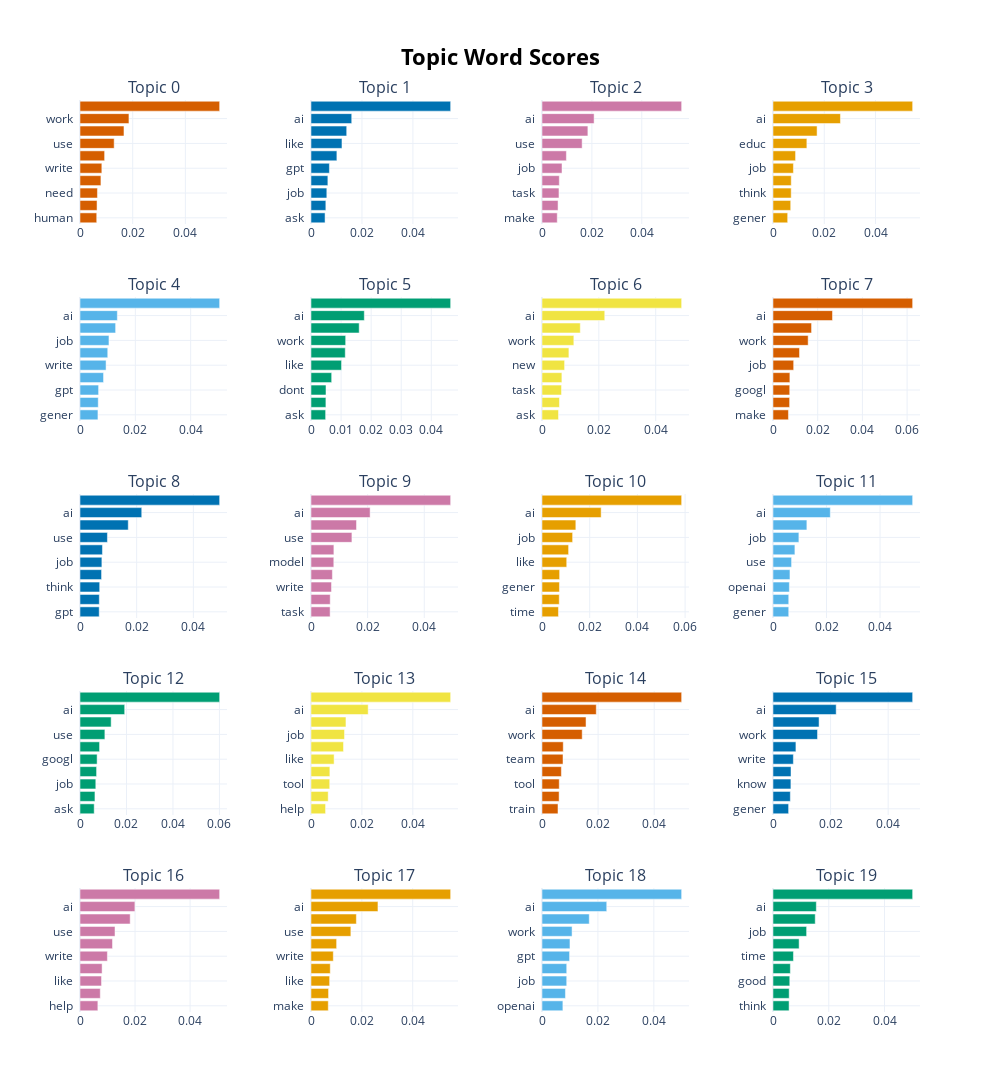

Here is the notebook cell this chart was saved with:
### Code cell
visualize_barchart(tweets_btm, topic_top_word, n_words=20)

### Figure 1 — Plotly figure (JSON) as saved in the notebook; plotly's stock layout.template omitted (floating-point values rounded to 4 significant figures)
{"data": [{"marker": {"color": "#D55E00"}, "orientation": "h", "type": "bar", "x": [0.00635, 0.006469, 0.006623, 0.00794, 0.00829, 0.009342, 0.01297, 0.01669, 0.01858, 0.05301], "xaxis": "x", "y": ["human  ", "ask  ", "need  ", "openai  ", "write  ", "job  ", "use  ", "ai  ", "work  ", "chatgpt  "], "yaxis": "y"}, {"marker": {"color": "#0072B2"}, "orientation": "h", "type": "bar", "x": [0.005519, 0.005823, 0.006211, 0.006621, 0.007223, 0.01016, 0.01215, 0.01401, 0.01598, 0.05481], "xaxis": "x2", "y": ["ask  ", "team  ", "job  ", "look  ", "gpt  ", "use  ", "like  ", "work  ", "ai  ", "chatgpt  "], "yaxis": "y2"}, {"marker": {"color": "#CC79A7"}, "orientation": "h", "type": "bar", "x": [0.006113, 0.006436, 0.006805, 0.00694, 0.008028, 0.00978, 0.01609, 0.0184, 0.02089, 0.05599], "xaxis": "x3", "y": ["make  ", "educ  ", "task  ", "help  ", "job  ", "like  ", "use  ", "work  ", "ai  ", "chatgpt  "], "yaxis": "y3"}, {"marker": {"color": "#E69F00"}, "orientation": "h", "type": "bar", "x": [0.005728, 0.006911, 0.007102, 0.007115, 0.007968, 0.008802, 0.01321, 0.0172, 0.02631, 0.05448], "xaxis": "x4", "y": ["gener  ", "intellig  ", "think  ", "write  ", "job  ", "use  ", "educ  ", "work  ", "ai  ", "chatgpt  "], "yaxis": "y4"}, {"marker": {"color": "#56B4E9"}, "orientation": "h", "type": "bar", "x": [0.006483, 0.006595, 0.006725, 0.008508, 0.009423, 0.01003, 0.01047, 0.01288, 0.0135, 0.05048], "xaxis": "x5", "y": ["gener  ", "make  ", "gpt  ", "like  ", "write  ", "use  ", "job  ", "work  ", "ai  ", "chatgpt  "], "yaxis": "y5"}, {"marker": {"color": "#009E73"}, "orientation": "h", "type": "bar", "x": [0.004863, 0.004954, 0.004985, 0.006874, 0.01016, 0.01139, 0.01153, 0.01602, 0.01772, 0.04643], "xaxis": "x6", "y": ["ask  ", "task  ", "dont  ", "make  ", "like  ", "use  ", "work  ", "job  ", "ai  ", "chatgpt  "], "yaxis": "y6"}, {"marker": {"color": "#F0E442"}, "orientation": "h", "type": "bar", "x": [0.005811, 0.006143, 0.006872, 0.006997, 0.007952, 0.009466, 0.0112, 0.01347, 0.02208, 0.04914], "xaxis": "x7", "y": ["ask  ", "learn  ", "task  ", "like  ", "new  ", "use  ", "work  ", "job  ", "ai  ", "chatgpt  "], "yaxis": "y7"}, {"marker": {"color": "#D55E00"}, "orientation": "h", "type": "bar", "x": [0.006913, 0.007434, 0.007485, 0.007556, 0.009247, 0.01187, 0.01573, 0.01725, 0.02662, 0.06249], "xaxis": "x8", "y": ["make  ", "gener  ", "googl  ", "creat  ", "job  ", "like  ", "work  ", "use  ", "ai  ", "chatgpt  "], "yaxis": "y8"}, {"marker": {"color": "#0072B2"}, "orientation": "h", "type": "bar", "x": [0.00678, 0.006813, 0.006946, 0.007608, 0.007722, 0.00792, 0.009679, 0.01703, 0.02178, 0.04928], "xaxis": "x9", "y": ["gpt  ", "human  ", "think  ", "like  ", "job  ", "time  ", "use  ", "work  ", "ai  ", "chatgpt  "], "yaxis": "y9"}, {"marker": {"color": "#CC79A7"}, "orientation": "h", "type": "bar", "x": [0.006754, 0.006788, 0.007242, 0.007553, 0.008054, 0.008085, 0.01445, 0.01607, 0.02088, 0.04932], "xaxis": "x10", "y": ["task  ", "data  ", "write  ", "train  ", "model  ", "languag  ", "use  ", "work  ", "ai  ", "chatgpt  "], "yaxis": "y10"}, {"marker": {"color": "#E69F00"}, "orientation": "h", "type": "bar", "x": [0.006903, 0.007237, 0.007317, 0.007389, 0.01037, 0.01115, 0.01283, 0.01418, 0.0248, 0.05855], "xaxis": "x11", "y": ["time  ", "way  ", "gener  ", "openai  ", "like  ", "use  ", "job  ", "work  ", "ai  ", "chatgpt  "], "yaxis": "y11"}, {"marker": {"color": "#56B4E9"}, "orientation": "h", "type": "bar", "x": [0.005877, 0.005879, 0.006112, 0.006336, 0.006942, 0.008181, 0.009669, 0.01265, 0.02141, 0.05218], "xaxis": "x12", "y": ["gener  ", "peopl  ", "openai  ", "like  ", "use  ", "new  ", "job  ", "work  ", "ai  ", "chatgpt  "], "yaxis": "y12"}, {"marker": {"color": "#009E73"}, "orientation": "h", "type": "bar", "x": [0.00611, 0.006432, 0.0068, 0.007136, 0.007361, 0.008419, 0.01071, 0.0134, 0.01922, 0.06009], "xaxis": "x13", "y": ["ask  ", "creat  ", "job  ", "like  ", "googl  ", "educ  ", "use  ", "work  ", "ai  ", "chatgpt  "], "yaxis": "y13"}, {"marker": {"color": "#F0E442"}, "orientation": "h", "type": "bar", "x": [0.005723, 0.006752, 0.007356, 0.007409, 0.009079, 0.01277, 0.01317, 0.01373, 0.02247, 0.05486], "xaxis": "x14", "y": ["help  ", "task  ", "tool  ", "make  ", "like  ", "work  ", "job  ", "use  ", "ai  ", "chatgpt  "], "yaxis": "y14"}, {"marker": {"color": "#D55E00"}, "orientation": "h", "type": "bar", "x": [0.005702, 0.0061, 0.006149, 0.006909, 0.007487, 0.007576, 0.01433, 0.0157, 0.01936, 0.04979], "xaxis": "x15", "y": ["train  ", "creat  ", "tool  ", "gener  ", "team  ", "job  ", "work  ", "use  ", "ai  ", "chatgpt  "], "yaxis": "y15"}, {"marker": {"color": "#0072B2"}, "orientation": "h", "type": "bar", "x": [0.005424, 0.006023, 0.006219, 0.006259, 0.007078, 0.007962, 0.01547, 0.016, 0.02195, 0.04852], "xaxis": "x16", "y": ["gener  ", "like  ", "know  ", "gpt  ", "write  ", "job  ", "work  ", "use  ", "ai  ", "chatgpt  "], "yaxis": "y16"}, {"marker": {"color": "#CC79A7"}, "orientation": "h", "type": "bar", "x": [0.006489, 0.007368, 0.007816, 0.008026, 0.009948, 0.0118, 0.01272, 0.01823, 0.01995, 0.05073], "xaxis": "x17", "y": ["help  ", "tool  ", "like  ", "make  ", "write  ", "job  ", "use  ", "work  ", "ai  ", "chatgpt  "], "yaxis": "y17"}, {"marker": {"color": "#E69F00"}, "orientation": "h", "type": "bar", "x": [0.006794, 0.006906, 0.007325, 0.007572, 0.008769, 0.01007, 0.01567, 0.01784, 0.02633, 0.05491], "xaxis": "x18", "y": ["make  ", "gener  ", "like  ", "educ  ", "write  ", "job  ", "use  ", "work  ", "ai  ", "chatgpt  "], "yaxis": "y18"}, {"marker": {"color": "#56B4E9"}, "orientation": "h", "type": "bar", "x": [0.007467, 0.008385, 0.008837, 0.008839, 0.009859, 0.01, 0.01075, 0.0169, 0.02315, 0.04994], "xaxis": "x19", "y": ["openai  ", "like  ", "job  ", "task  ", "gpt  ", "gener  ", "work  ", "use  ", "ai  ", "chatgpt  "], "yaxis": "y19"}, {"marker": {"color": "#009E73"}, "orientation": "h", "type": "bar", "x": [0.005767, 0.005802, 0.006015, 0.006224, 0.007333, 0.009363, 0.01205, 0.01515, 0.01554, 0.05008], "xaxis": "x20", "y": ["think  ", "alreadi  ", "good  ", "task  ", "time  ", "like  ", "job  ", "work  ", "ai  ", "chatgpt  "], "yaxis": "y20"}], "layout": {"annotations": [{"font": {"size": 16}, "showarrow": false, "text": "Topic 0", "x": 0.0875, "xanchor": "center", "xref": "paper", "y": 1.0, "yanchor": "bottom", "yref": "paper"}, {"font": {"size": 16}, "showarrow": false, "text": "Topic 1", "x": 0.3625, "xanchor": "center", "xref": "paper", "y": 1.0, "yanchor": "bottom", "yref": "paper"}, {"font": {"size": 16}, "showarrow": false, "text": "Topic 2", "x": 0.6375, "xanchor": "center", "xref": "paper", "y": 1.0, "yanchor": "bottom", "yref": "paper"}, {"font": {"size": 16}, "showarrow": false, "text": "Topic 3", "x": 0.9125, "xanchor": "center", "xref": "paper", "y": 1.0, "yanchor": "bottom", "yref": "paper"}, {"font": {"size": 16}, "showarrow": false, "text": "Topic 4", "x": 0.0875, "xanchor": "center", "xref": "paper", "y": 0.784, "yanchor": "bottom", "yref": "paper"}, {"font": {"size": 16}, "showarrow": false, "text": "Topic 5", "x": 0.3625, "xanchor": "center", "xref": "paper", "y": 0.784, "yanchor": "bottom", "yref": "paper"}, {"font": {"size": 16}, "showarrow": false, "text": "Topic 6", "x": 0.6375, "xanchor": "center", "xref": "paper", "y": 0.784, "yanchor": "bottom", "yref": "paper"}, {"font": {"size": 16}, "showarrow": false, "text": "Topic 7", "x": 0.9125, "xanchor": "center", "xref": "paper", "y": 0.784, "yanchor": "bottom", "yref": "paper"}, {"font": {"size": 16}, "showarrow": false, "text": "Topic 8", "x": 0.0875, "xanchor": "center", "xref": "paper", "y": 0.568, "yanchor": "bottom", "yref": "paper"}, {"font": {"size": 16}, "showarrow": false, "text": "Topic 9", "x": 0.3625, "xanchor": "center", "xref": "paper", "y": 0.568, "yanchor": "bottom", "yref": "paper"}, {"font": {"size": 16}, "showarrow": false, "text": "Topic 10", "x": 0.6375, "xanchor": "center", "xref": "paper", "y": 0.568, "yanchor": "bottom", "yref": "paper"}, {"font": {"size": 16}, "showarrow": false, "text": "Topic 11", "x": 0.9125, "xanchor": "center", "xref": "paper", "y": 0.568, "yanchor": "bottom", "yref": "paper"}, {"font": {"size": 16}, "showarrow": false, "text": "Topic 12", "x": 0.0875, "xanchor": "center", "xref": "paper", "y": 0.352, "yanchor": "bottom", "yref": "paper"}, {"font": {"size": 16}, "showarrow": false, "text": "Topic 13", "x": 0.3625, "xanchor": "center", "xref": "paper", "y": 0.352, "yanchor": "bottom", "yref": "paper"}, {"font": {"size": 16}, "showarrow": false, "text": "Topic 14", "x": 0.6375, "xanchor": "center", "xref": "paper", "y": 0.352, "yanchor": "bottom", "yref": "paper"}, {"font": {"size": 16}, "showarrow": false, "text": "Topic 15", "x": 0.9125, "xanchor": "center", "xref": "paper", "y": 0.352, "yanchor": "bottom", "yref": "paper"}, {"font": {"size": 16}, "showarrow": false, "text": "Topic 16", "x": 0.0875, "xanchor": "center", "xref": "paper", "y": 0.136, "yanchor": "bottom", "yref": "paper"}, {"font": {"size": 16}, "showarrow": false, "text": "Topic 17", "x": 0.3625, "xanchor": "center", "xref": "paper", "y": 0.136, "yanchor": "bottom", "yref": "paper"}, {"font": {"size": 16}, "showarrow": false, "text": "Topic 18", "x": 0.6375, "xanchor": "center", "xref": "paper", "y": 0.136, "yanchor": "bottom", "yref": "paper"}, {"font": {"size": 16}, "showarrow": false, "text": "Topic 19", "x": 0.9125, "xanchor": "center", "xref": "paper", "y": 0.136, "yanchor": "bottom", "yref": "paper"}], "height": 1250, "hoverlabel": {"bgcolor": "white", "font": {"family": "Rockwell", "size": 16}}, "showlegend": false, "title": {"font": {"color": "Black", "size": 22}, "text": "<b>Topic Word Scores</b>", "x": 0.5, "xanchor": "center", "yanchor": "top"}, "width": 1000, "xaxis": {"anchor": "y", "domain": [0, 0.175], "showgrid": true}, "xaxis10": {"anchor": "y10", "domain": [0.275, 0.45], "showgrid": true}, "xaxis11": {"anchor": "y11", "domain": [0.55, 0.725], "showgrid": true}, "xaxis12": {"anchor": "y12", "domain": [0.825, 1], "showgrid": true}, "xaxis13": {"anchor": "y13", "domain": [0, 0.175], "showgrid": true}, "xaxis14": {"anchor": "y14", "domain": [0.275, 0.45], "showgrid": true}, "xaxis15": {"anchor": "y15", "domain": [0.55, 0.725], "showgrid": true}, "xaxis16": {"anchor": "y16", "domain": [0.825, 1], "showgrid": true}, "xaxis17": {"anchor": "y17", "domain": [0, 0.175], "showgrid": true}, "xaxis18": {"anchor": "y18", "domain": [0.275, 0.45], "showgrid": true}, "xaxis19": {"anchor": "y19", "domain": [0.55, 0.725], "showgrid": true}, "xaxis2": {"anchor": "y2", "domain": [0.275, 0.45], "showgrid": true}, "xaxis20": {"anchor": "y20", "domain": [0.825, 1], "showgrid": true}, "xaxis3": {"anchor": "y3", "domain": [0.55, 0.725], "showgrid": true}, "xaxis4": {"anchor": "y4", "domain": [0.825, 1], "showgrid": true}, "xaxis5": {"anchor": "y5", "domain": [0, 0.175], "showgrid": true}, "xaxis6": {"anchor": "y6", "domain": [0.275, 0.45], "showgrid": true}, "xaxis7": {"anchor": "y7", "domain": [0.55, 0.725], "showgrid": true}, "xaxis8": {"anchor": "y8", "domain": [0.825, 1], "showgrid": true}, "xaxis9": {"anchor": "y9", "domain": [0, 0.175], "showgrid": true}, "yaxis": {"anchor": "x", "domain": [0.864, 1.0], "showgrid": true}, "yaxis10": {"anchor": "x10", "domain": [0.432, 0.568], "showgrid": true}, "yaxis11": {"anchor": "x11", "domain": [0.432, 0.568], "showgrid": true}, "yaxis12": {"anchor": "x12", "domain": [0.432, 0.568], "showgrid": true}, "yaxis13": {"anchor": "x13", "domain": [0.216, 0.352], "showgrid": true}, "yaxis14": {"anchor": "x14", "domain": [0.216, 0.352], "showgrid": true}, "yaxis15": {"anchor": "x15", "domain": [0.216, 0.352], "showgrid": true}, "yaxis16": {"anchor": "x16", "domain": [0.216, 0.352], "showgrid": true}, "yaxis17": {"anchor": "x17", "domain": [0, 0.136], "showgrid": true}, "yaxis18": {"anchor": "x18", "domain": [0, 0.136], "showgrid": true}, "yaxis19": {"anchor": "x19", "domain": [0, 0.136], "showgrid": true}, "yaxis2": {"anchor": "x2", "domain": [0.864, 1.0], "showgrid": true}, "yaxis20": {"anchor": "x20", "domain": [0, 0.136], "showgrid": true}, "yaxis3": {"anchor": "x3", "domain": [0.864, 1.0], "showgrid": true}, "yaxis4": {"anchor": "x4", "domain": [0.864, 1.0], "showgrid": true}, "yaxis5": {"anchor": "x5", "domain": [0.648, 0.784], "showgrid": true}, "yaxis6": {"anchor": "x6", "domain": [0.648, 0.784], "showgrid": true}, "yaxis7": {"anchor": "x7", "domain": [0.648, 0.784], "showgrid": true}, "yaxis8": {"anchor": "x8", "domain": [0.648, 0.784], "showgrid": true}, "yaxis9": {"anchor": "x9", "domain": [0.432, 0.568], "showgrid": true}}}
